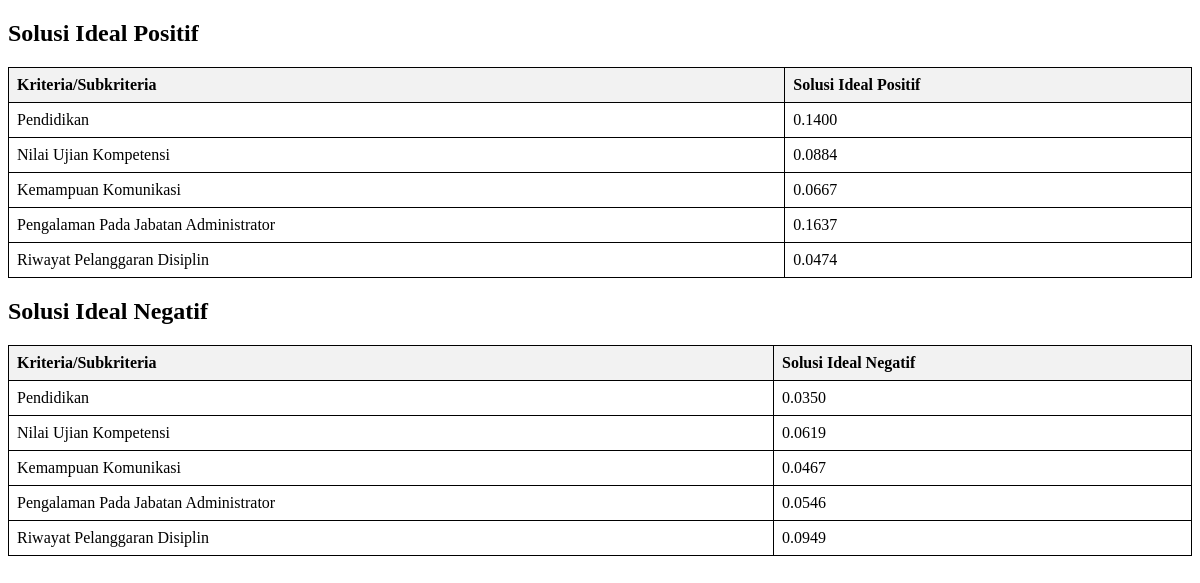
Page /solusi_ideal.php (signed in) on the committed database.
### tables this page shows
CREATE TABLE `Kriteria` (
  `id_kriteria` int(11) NOT NULL,
  `nama_kriteria` varchar(255) NOT NULL,
  `bobot_kriteria` decimal(5,2) DEFAULT NULL,
  `tipe_kriteria` enum('benefit','cost') DEFAULT NULL,
  `punyasub` enum('0','1') NOT NULL DEFAULT '0'
);

CREATE TABLE `SubKriteria` (
  `id_subkriteria` int(11) NOT NULL,
  `id_kriteria` int(11) DEFAULT NULL,
  `nama_subkriteria` varchar(255) NOT NULL,
  `bobot_subkriteria` decimal(5,2) NOT NULL,
  `tipe_subkriteria` enum('benefit','cost') NOT NULL
);

### solusi_ideal.php (the view, shortened to what this page needs)
<?php
require 'config/koneksi.php';
$queryKriteria = "SELECT * FROM Kriteria";
$resultKriteria = $conn->query($queryKriteria);
$kriteria = [];
while ($row = $resultKriteria->fetch_assoc()) {
    $kriteria[$row['id_kriteria']] = [
        'nama' => $row['nama_kriteria'],
        'bobot' => $row['bobot_kriteria'],
        'tipe' => $row['tipe_kriteria'],
        'punyasub' => $row['punyasub']
    ];
}
$querySubKriteria = "SELECT * FROM SubKriteria";
$resultSubKriteria = $conn->query($querySubKriteria);
$subkriteria = [];
while ($row = $resultSubKriteria->fetch_assoc()) {
    $subkriteria[$row['id_subkriteria']] = [
        'id_kriteria' => $row['id_kriteria'],
        'nama' => $row['nama_subkriteria'],
        'bobot' => $row['bobot_subkriteria'],
        'tipe' => $row['tipe_subkriteria']
    ];
}
$queryPenilaian = "SELECT * FROM Penilaian";
$resultPenilaian = $conn->query($queryPenilaian);
$penilaian = [];
while ($row = $resultPenilaian->fetch_assoc()) {
    $penilaian[] = [
        'id_alternatif' => $row['id_alternatif'],
        'id_kriteria' => $row['id_kriteria'],
        'id_subkriteria' => $row['id_subkriteria'],
        'nilai' => $row['nilai']
    ];
}
$sqrtSum = [];
foreach ($penilaian as $data) {
    $idKriteria = $data['id_kriteria'];
    $idSubKriteria = $data['id_subkriteria'];
    $key = $idKriteria . '-' . ($idSubKriteria ?? '0');
    if (!isset($sqrtSum[$key])) {
        $sqrtSum[$key] = 0;
    }
    $sqrtSum[$key] += pow($data['nilai'], 2);
}
foreach ($sqrtSum as $key => $value) {
    $sqrtSum[$key] = sqrt($value);
}
$normalisasi = [];
foreach ($penilaian as $data) {
    $idKriteria = $data['id_kriteria'];
    $idSubKriteria = $data['id_subkriteria'];
    $nilai = $data['nilai'];
    $key = $idKriteria . '-' . ($idSubKriteria ?? '0');
    $nilaiNormalisasi = $nilai / $sqrtSum[$key];
    $normalisasi[] = [
        'id_alternatif' => $data['id_alternatif'],
        'id_kriteria' => $idKriteria,
        'id_subkriteria' => $idSubKriteria,
        'nilai' => $nilaiNormalisasi
    ];
}
$keputusanTernormalisasi = [];
foreach ($normalisasi as $data) {
    $idKriteria = $data['id_kriteria'];
    $idSubKriteria = $data['id_subkriteria'];
    $bobotKriteria = $kriteria[$idKriteria]['bobot'];
    if ($idSubKriteria) {
        $bobotSubkriteria = $subkriteria[$idSubKriteria]['bobot'];
        $nilaiTernormalisasi = $data['nilai'] * $bobotSubkriteria;
    } else {
        $nilaiTernormalisasi = $data['nilai'] * $bobotKriteria;
    }
    $keputusanTernormalisasi[] = [
        'id_alternatif' => $data['id_alternatif'],
        'id_kriteria' => $idKriteria,
        'id_subkriteria' => $idSubKriteria,
        'nilai_normalisasi' => $data['nilai'],
        'bobot' => $idSubKriteria ? $bobotSubkriteria : $bobotKriteria,
        'nilai' => $nilaiTernormalisasi
    ];
}
$solusiIdeal = [
    'positif' => [],
    'negatif' => []
];
foreach ($kriteria as $id_kriteria => $k) {
    if ($k['punyasub'] == '0') {
        $nilai = [];
        foreach ($keputusanTernormalisasi as $kt) {
            if ($kt['id_kriteria'] == $id_kriteria) {
                $nilai[] = $kt['nilai'];
            }
        }
        if (!empty($nilai)) {
            if ($k['tipe'] == 'benefit') {
                $solusiIdeal['positif'][$id_kriteria] = max($nilai);
                $solusiIdeal['negatif'][$id_kriteria] = min($nilai);
            } elseif ($k['tipe'] == 'cost') {
                $solusiIdeal['positif'][$id_kriteria] = min($nilai);
                $solusiIdeal['negatif'][$id_kriteria] = max($nilai);
            }
        }
    } elseif ($k['punyasub'] == '1') {
        foreach ($subkriteria as $id_subkriteria => $sub) {
            if ($sub['id_kriteria'] == $id_kriteria) {
                $nilai = [];
                foreach ($keputusanTernormalisasi as $kt) {
                    if ($kt['id_kriteria'] == $id_kriteria && $kt['id_subkriteria'] == $id_subkriteria) {
                        $nilai[] = $kt['nilai'];
                    }
                }
                if (!empty($nilai)) {
                    if ($sub['tipe'] == 'benefit') {
                        $solusiIdeal['positif'][$id_subkriteria] = max($nilai);
                        $solusiIdeal['negatif'][$id_subkriteria] = min($nilai);
                    } elseif ($sub['tipe'] == 'cost') {
                        $solusiIdeal['positif'][$id_subkriteria] = min($nilai);
                        $solusiIdeal['negatif'][$id_subkriteria] = max($nilai);
                    }
                }
            }
        }
    }
}
?>
<!DOCTYPE html>
<html lang="en">
<head>
</head>
<body>
    <h2>Solusi Ideal Positif</h2>
    <table>
        <thead>
            <tr>
                <th>Kriteria/Subkriteria</th>
                <th>Solusi Ideal Positif</th>
            </tr>
        </thead>
        <tbody>
            <?php
            foreach ($solusiIdeal['positif'] as $id_kriteria => $nilai) {
                if (isset($kriteria[$id_kriteria]) && $kriteria[$id_kriteria]['punyasub'] == '0') {
                    $namaKriteria = $kriteria[$id_kriteria]['nama'];
                    echo "<tr>";
                    echo "<td>{$namaKriteria}</td>";
                    echo "<td>" . number_format($nilai, 4) . "</td>";
                    echo "</tr>";
                }
            }
            foreach ($subkriteria as $id_subkriteria => $sub) {
                if (isset($solusiIdeal['positif'][$id_subkriteria])) {
                    $nilai = $solusiIdeal['positif'][$id_subkriteria];
                    echo "<tr>";
                    echo "<td>{$sub['nama']}</td>";
                    echo "<td>" . number_format($nilai, 4) . "</td>";
                    echo "</tr>";
                }
            }
            ?>
        </tbody>
    </table>
    <h2>Solusi Ideal Negatif</h2>
    <table>
        <thead>
            <tr>
                <th>Kriteria/Subkriteria</th>
                <th>Solusi Ideal Negatif</th>
            </tr>
        </thead>
        <tbody>
            <?php
            foreach ($solusiIdeal['negatif'] as $id_kriteria => $nilai) {
                if (isset($kriteria[$id_kriteria]) && $kriteria[$id_kriteria]['punyasub'] == '0') {
                    $namaKriteria = $kriteria[$id_kriteria]['nama'];
                    echo "<tr>";
                    echo "<td>{$namaKriteria}</td>";
                    echo "<td>" . number_format($nilai, 4) . "</td>";
                    echo "</tr>";
                }
            }
            foreach ($subkriteria as $id_subkriteria => $sub) {
                if (isset($solusiIdeal['negatif'][$id_subkriteria])) {
                    $nilai = $solusiIdeal['negatif'][$id_subkriteria];
                    echo "<tr>";
                    echo "<td>{$sub['nama']}</td>";
                    echo "<td>" . number_format($nilai, 4) . "</td>";
                    echo "</tr>";
                }
            }
            ?>
        </tbody>
    </table>
</body>
</html>

### solusi_ideal.php (style rules this page uses)
table { width: 100%; border-collapse: collapse; }
table, th, td { border: 1px solid black; }
th, td { padding: 8px; text-align: left; }
th { background-color: #f2f2f2; }

### rows in the picture
kriteria: nama_kriteria "Pendidikan", nilai "0.1400", nilai "0.0350"
kriteria: nama_kriteria "Nilai Ujian Kompetensi", nilai "0.0884", nilai "0.0619"
kriteria: nama_kriteria "Kemampuan Komunikasi", nilai "0.0667", nilai "0.0467"
subkriteria: nama_subkriteria "Pengalaman Pada Jabatan Administrator", nilai "0.1637", nilai "0.0546"
subkriteria: nama_subkriteria "Riwayat Pelanggaran Disiplin", nilai "0.0474", nilai "0.0949"
